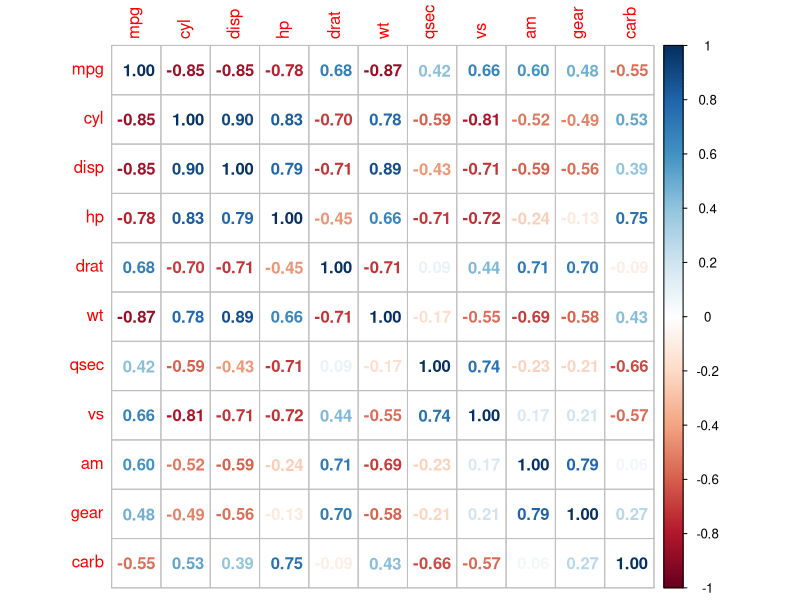
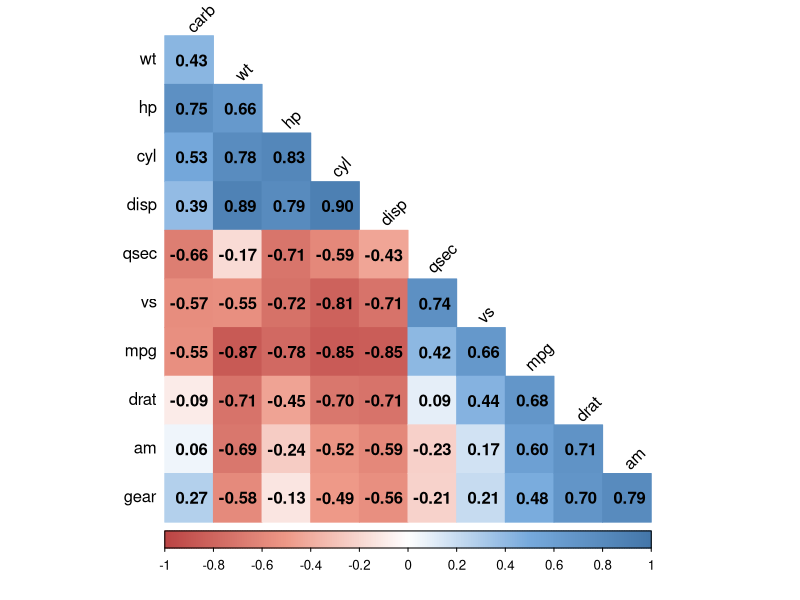

These figures' R source, in order:
mpg <- as.data.frame(ggplot2::mpg)
library(dplyr)
mpg_diff <- mpg %>% 
    select(class, cty) %>% 
    filter(class %in% c("compact", "suv"))
head(mpg_diff)
table(mpg_diff$class)

t.test(data = mpg_diff, cty ~ class, var.equal = T)
#t.test는 두 집단의 평균이 통계적으로 유의한 차이가 있는지 보는 test
#일반적으로 유의확률 5%를 판단 기준으로 삼고, p-value가 0.05미만이면 '집단 간 차이가 통계적으로 유의하다.'
#다시 말해서 95% 이상의 확률로 이런 관찰결과가 나온다는 말이다. (100번 실험하면 최소 95번은 같은 결과)

mpg_diff2 <- mpg %>% 
    select(fl, cty) %>% 
    filter(fl %in% c("r", "p"))
table(mpg_diff2$fl)

t.test(data = mpg_diff2, cty ~ fl, var.equal = T) #p-value = 0.2875 -> not statistically significant

#Correlation Analysis
economics <- as.data.frame(ggplot2::economics)
cor.test(economics$pce, economics$unemploy)

head(mtcars)
car_cor <- cor(mtcars)
round(car_cor, 2)

install.packages("corrplot")
library(corrplot)
corrplot(car_cor, method = "number")

col <- colorRampPalette(c("#BB4444", "#EE9988", "#FFFFFF", "#77AADD", "#4477AA"))
corrplot(car_cor,
         method = "color",
         col = col(200),
         type = "lower",
         order = "hclust",
         addCoef.col = "black",
         tl.col = "black",
         tl.srt = 45,
         diag = F)
